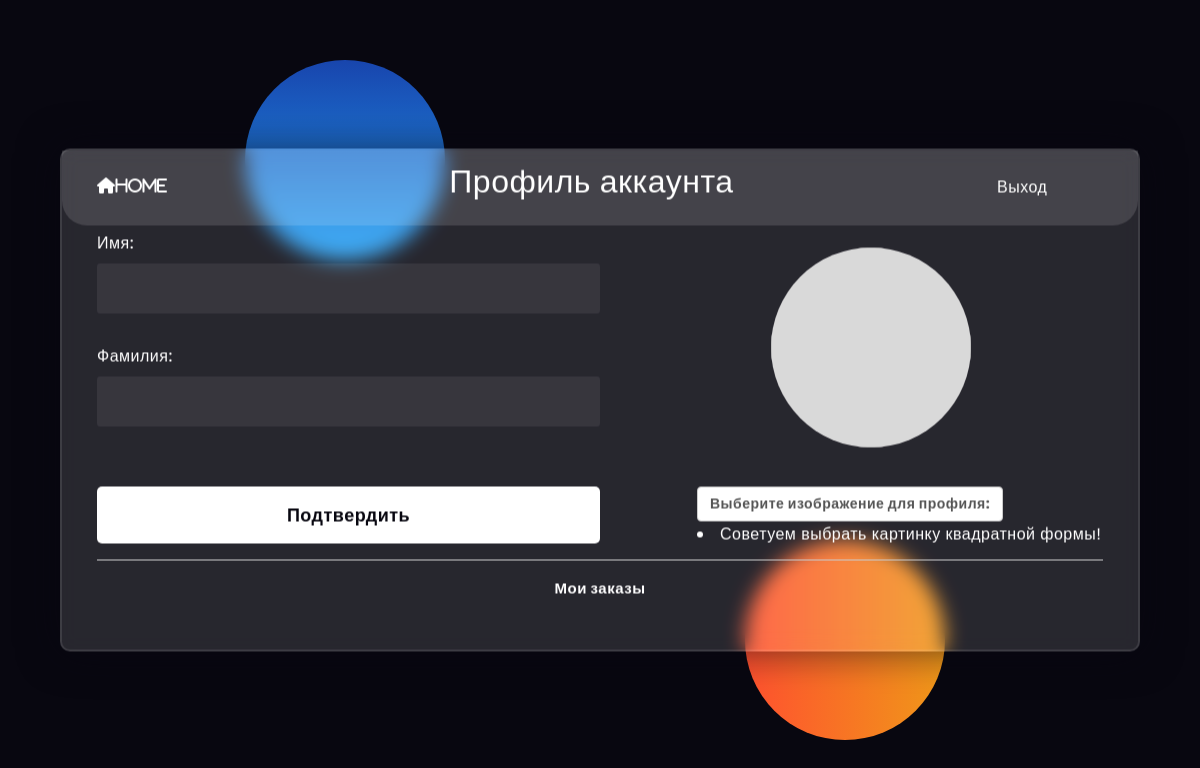
The app's page /profile/ (signed in), older data.
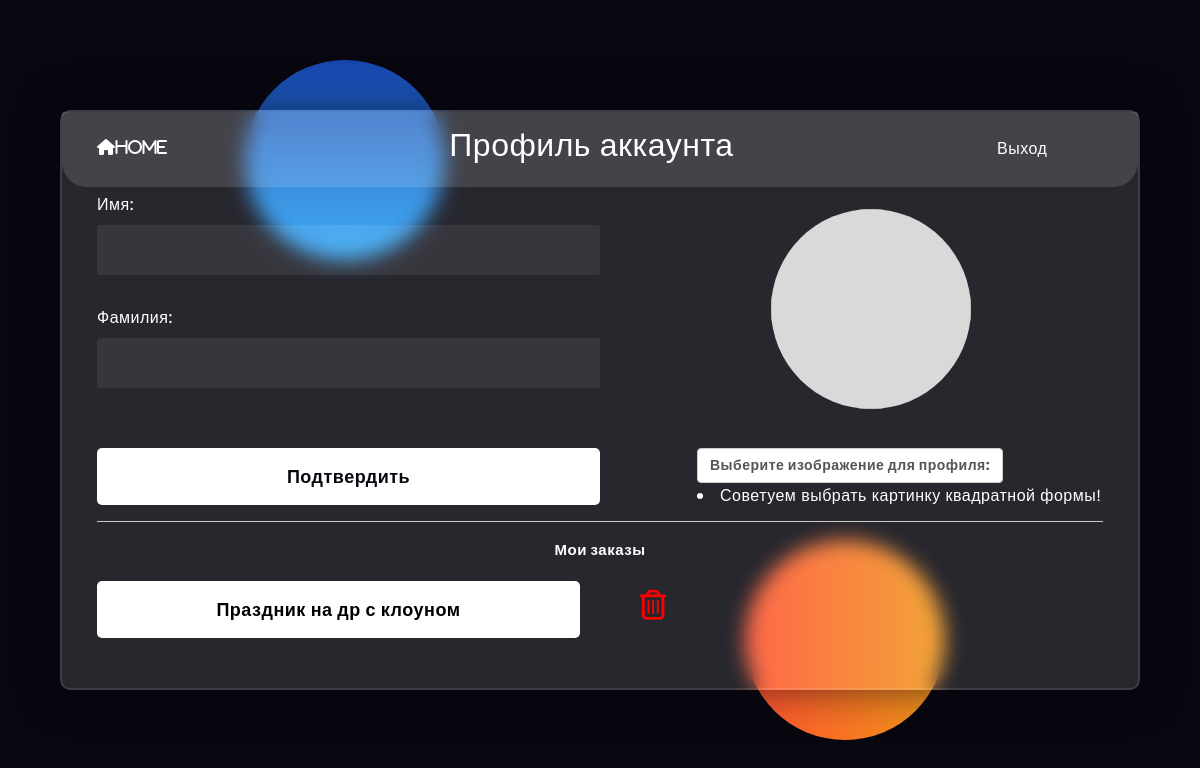
The same page, newer data.
### main/models.py (models this page shows, shortened)
class Orders(models.Model):
    user_id = models.ForeignKey(User, verbose_name='Заказчик', on_delete=models.PROTECT)
    order_description = models.CharField(max_length=150)
    class Meta:
        verbose_name = 'Заказ'
        verbose_name_plural = 'Заказы'

### users/views.py (the view)
# urls.py: path('profile/', views.profile, name='profile'),
def profile(request):
    if request.method == 'POST':
        print(request.POST)
        form = UserProfileForm(instance=request.user, data=request.POST, files=request.FILES)
        if form.is_valid():
            form.save()
            return HttpResponseRedirect(reverse('users:profile'))
    else:
        form = UserProfileForm(instance=request.user)
    orders = Orders.objects.filter(user_id = request.user.id)
    context = {
        'form': form,
        'title': 'Profile',
        'orders': orders
    }
    return render(request, 'users/profile.html', context)

### users/forms.py
class UserProfileForm(UserChangeForm):
    first_name = forms.CharField(widget=forms.TextInput(
        attrs={
        'class': 'form-control'
    }),
        required=False)
    last_name = forms.CharField(widget=forms.TextInput(
        attrs={
        'class': 'form-control'
    }),
        required=False)
    image = forms.ImageField(widget=forms.FileInput(
        attrs={'class': 'custom-file-input',
               'id': 'image-upload',
               }),
        required=False
    )
    class Meta:
        model = User
        fields = ('first_name', 'last_name', 'image')

### users/templates/users/profile.html (shortened to what this page needs)
<html lang="en"><head>
      <link rel="stylesheet" href="https://cdnjs.cloudflare.com/ajax/libs/font-awesome/5.15.4/css/all.min.css">
  </head>
  <body>
      <div class="background">
          <div class="shape"></div>
          <div class="shape"></div>
      </div>
      <form method="POST" action="{% url 'users:profile' %}" enctype="multipart/form-data">
          <div class="temen"></div>
          <a href="{% url "main:index" %}"><i class="fa fa-home cust_icon" aria-hidden="true">home</i></a>
          <h3>Профиль аккаунта</h3>
          <a href="{% url 'users:logout' %}" class="logout" >Выход</a>
            <label for="{{ form.first_name.id_for_label }}">Имя:</label>
            {{ form.first_name }}
            <label class="small mb-1" for="{{ form.last_name.id_for_label }}">Фамилия:</label>
            {{ form.last_name }}
            <img class="avatar" src="{% if request.user.image %}{{ request.user.image.url }}{% else %}http://static.physoc.org/app/uploads/2019/10/09133258/Honorary-Members-placeholder.jpg {% endif %}" alt="1"/>
            <div class="photo" style='margin-top: 30px'>
                <label class="custom-file-upload" for="{{ form.image.id_for_label }}">Выберите изображение для профиля:</label>
                    <li>Советуем выбрать картинку квадратной формы!</li>
            </div>
          <button class="test" type="submit">Подтвердить</button>
          <hr>
          <h2>Мои заказы</h2>
          <div class="d">
        {% for item in orders %}
            <button class="zakaz" style="text-align: center; color: black; text-decoration: none;">{{ item.order_description }}</button><a href="{% url 'users:delete_order' item.id %}"><i class="fa fa-trash-o cust-icon" aria-hidden="true"></i></a>
        {% endfor %}
        </div>
      </form>
  </body>
  </html>

Row changes from the older to the newer data that the page shows:
added Orders: order_description "Праздник на др с клоуном"
